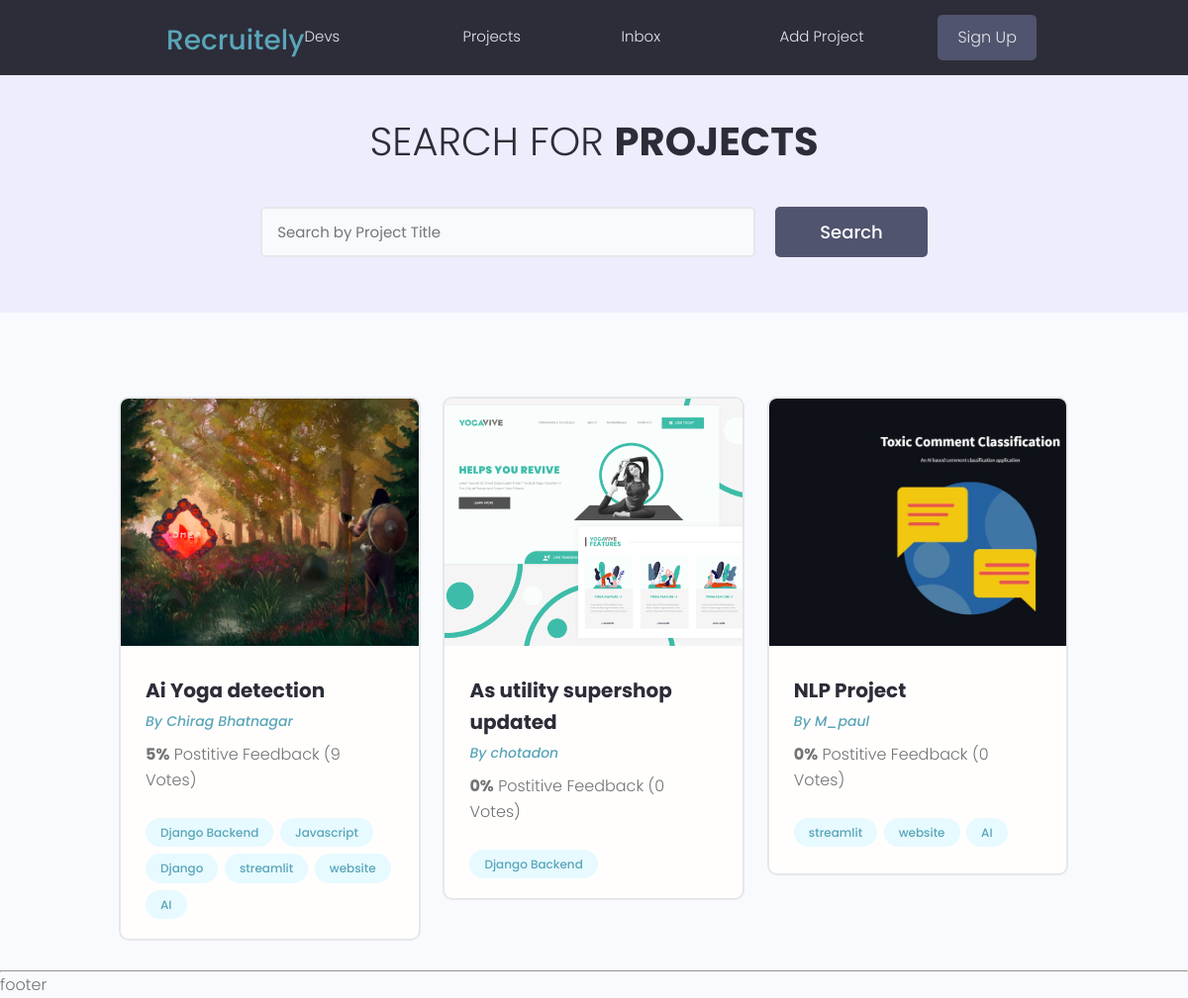
/projects/, run on the app's committed database.
### mainApp/models.py (models this page shows, shortened)
class project(models.Model):
    owner = models.ForeignKey(profile,null=True,blank=True,on_delete=models.SET_NULL)
    id = models.UUIDField(default=uuid.uuid4,primary_key=True,unique=True,editable=False)
    title = models.CharField(max_length=200)
    featured_image = models.ImageField(null=True,blank=True,default = "default.jpg" )
    description = models.TextField(null=True,blank=True)
    demo_link = models.CharField(max_length=200,null = True, blank=True)
    source_link = models.CharField(max_length=200,null = True, blank=True)
    tags = models.ManyToManyField('tag',blank=True)
    vote_ratio = models.IntegerField(default=0, null = True, blank=True)
    vote_total = models.IntegerField(default=0, null = True, blank=True)
    created = models.DateTimeField(auto_now_add=True)

class tag(models.Model):
    id = models.UUIDField(default=uuid.uuid4,primary_key=True,unique=True,editable=False)
    name = models.CharField(max_length=200)
    created = models.DateTimeField(auto_now_add=True)
    def __str__(self) -> str:
        return str(self.name)

### users/models.py (models this page shows, shortened)
class profile(models.Model):
    username = models.CharField(max_length=200,null=True,blank=True)
    id = models.UUIDField(default=uuid.uuid4,primary_key=True,unique=True,editable=False)
    user = models.OneToOneField(User,on_delete=models.CASCADE,null=True,blank=True)
    name = models.CharField(max_length=200)
    email = models.EmailField(max_length=500)
    short_intro = models.CharField(max_length=200,null=True,blank=True)
    bio = models.TextField(null=True,blank=True)
    profile_image = models.ImageField(null=True,blank=True,upload_to = 'profiles/',default = 'profiles/defaultprofile.png')
    social_github = models.CharField(max_length=200)
    social_linkedin = models.CharField(max_length=200)
    social_twitter = models.CharField(max_length=200)
    social_website= models.CharField(max_length=200)
    created = models.DateTimeField(auto_now_add=True)

### mainApp/views.py (the view)
# urls.py: path('',views.projects,name="projects"),
def projects(request):
    projectlist = pp.objects.all()
    context = {'projectlist':projectlist}
    return render(request,'mainApp/projects.html',context)

### mainApp/templates/mainApp/projects.html (shortened to what this page needs)
{% extends 'main.html' %}
{% block content %}
 <main class="projects">
    <section class="hero-section text-center">
      <div class="container container--narrow">
        <div class="hero-section__box">
          <h2>Search for <span>Projects</span></h2>
        </div>
        <div class="hero-section__search">
          <form class="form" action="#" method="get">
            <div class="form__field">
              <input class="input input--text" id="formInput#search" type="text" name="text"
                placeholder="Search by Project Title" />
            </div>
            <input class="btn btn--sub btn--lg" type="submit" value="Search" />
          </form>
        </div>
      </div>
    </section>
    <section class="projectsList">
      <div class="container">
        <div class="grid grid--three">
            {% for p in projectlist %}
                <div class="column">
                    <div class="card project">
                    <a href="{% url 'singleproject' p.id %}" class="project">
                        <img class="project__thumbnail" src="{{p.featured_image.url}}" alt="project thumbnail" />
                        <div class="card__body">
                        <h3 class="project__title">{{p.title}}</h3>
                        <p><a class="project__author" href="{% url 'singleproject' p.id %}">By {{p.owner.name}}</a></p>
                        <p class="project--rating">
                            <span style="font-weight: bold;">{{p.vote_ratio}}%</span> Postitive
                            Feedback ({{p.vote_total}} Vote{{p.vote_total|pluralize:"s"}})
                        </p>
                        <div class="project__tags">
                            {% for tag in p.tags.all %}
                                <span class="tag tag--pill tag--main">
                                <small>{{tag}}</small>
                                </span>
                            {% endfor %}
                        </div>
                        </div>
                    </a>
                    </div>
                </div>
            {% endfor %}
        </div>
      </div>
    </section>
  </main>
{% endblock content %}

### static/styles/app.css (style rules this page uses)
:root { --color-sub: #2d2d39; }
.btn--sub { background-color: var(--color-sub-light); }
.card { border: 2px solid var(--color-light); }
img { width: 100%; }
.hero-section { height: 40vh; display: flex; align-items: center; background-color: var(--color-sub); }
.hero-section__box { margin-bottom: 4rem; }
.hero-section__box > h2, .hero-section__box > h2 > span { font-size: 4rem; color: var(--color-light); line-height: 1.3; text-transform: uppercase; }
.hero-section__box > h2 { font-weight: 300; }
.hero-section__box > h2 > span { font-weight: 700; }
.hero-section__search > .form { display: flex; align-items: center; justify-content: center; gap: 2rem; }
.hero-section__search > .form input.input--text { width: 50rem; }
.project__author { font-size: 1.4rem; font-style: italic; }
.project--rating { margin-bottom: 1.6em; margin-top: .5em; }
.projects > .hero-section { background: var(--color-sub-lighter); height: 30vh; }
.projects .hero-section__box { margin-bottom: 2.5rem; }
.projects .hero-section__box > h2 { color: var(--color-sub); }
.projects .hero-section__box > h2 > span { font-weight: 700; color: var(--color-sub); }
.projectsList { margin-top: 8rem; }
.project__thumbnail { height: 25rem; object-fit: cover; object-position: top center; }
.project__title { font-size: 2rem; font-weight: 700; color: var(--color-sub); }

### static/uikit/styles/modules/_variables.css (style rules this page uses)
:root { --color-main: #5aa5b9; --color-main-light: #e6faff; --color-sub: #3f4156; --color-sub-light: #51546e; --color-sub-lighter: #ededfd; --color-text: #737373; --color-gray: #8b8b8b; --color-light: #e5e7eb; --color-light-gray: #767676; --color-bg: #f8fafd; --color-white: #fffefd; --color-white-light: #f3f3f3; --color-success: #359e64; --color-success-bg: #def8e8; --color-error: #fc4b0b; --color-error-bg: #fff2ee; --font-base: 'Poppins', arial, helvetica, 'Segoe UI', roboto, ubuntu, sans-serif; --font-monospace: 'Fira Code', 'Courier New', courier, monospace; --font-regular: 300; --font-medium: 500; --font-bold: 700; --generic-shadow: 1px 1px 5px #00000010; --generic-transition: all 0.3s ease-in-out; }

### static/uikit/styles/modules/_base.css (style rules this page uses)
* { margin: 0; padding: 0; box-sizing: border-box; text-rendering: optimizeLegibility; color: inherit; font-size: inherit; }
html { font-size: 50%; }
@media only screen and (min-width: 480px) { html { font-size: 56.25%; } }
@media only screen and (min-width: 1200px) { html { font-size: 62.5%; } }
body { line-height: 1.6; font-weight: 400; font-size: 1.5rem; color: var(--color-text); background-color: var(--color-bg); min-height: 100vh; }

### static/uikit/styles/modules/_typography.css (style rules this page uses)
* { font-family: var(--font-base); }
h2 { font-size: 3.6rem; font-weight: var(--font-bold); }
h3 { font-size: 3.2rem; font-weight: var(--font-medium); }
p, span, strong { font-size: 1.6rem; color: var(--color-text); font-weight: var(--font-regular); }
a { padding-bottom: 2px; text-decoration: none; display: inline-block; color: var(--color-main); font-weight: var(--font-medium); }

### static/uikit/styles/modules/_utilities.css (style rules this page uses)
.container { width: 92%; max-width: 165rem; margin: 0 auto; box-sizing: border-box; }
.container--narrow { width: 92%; max-width: 120rem; }
@media screen and (min-width: 1000px) { .container { width: 90%; } }
@media screen and (min-width: 1000px) { .container--narrow { width: 85%; } }
@media screen and (min-width: 1200px) { .container { width: 80%; } }
@media screen and (min-width: 1200px) { .container--narrow { width: 72%; } }
.text-center { text-align: center; }

### static/uikit/styles/modules/_button.css (style rules this page uses)
.btn { display: inline-block; position: relative; cursor: pointer; background-color: var(--color-light); font-weight: var(--font-medium); color: var(--color-sub); text-decoration: none; padding: 1rem 2rem; border-radius: 0.5rem; border: none; width: -webkit-fit-content; width: -moz-fit-content; width: fit-content; height: -webkit-fit-content; height: -moz-fit-content; height: fit-content; font-size: 1.6rem; outline-width: 0; outline-color: transparent; -webkit-backface-visibility: hidden; backface-visibility: hidden; transition: all 0.3s ease-in-out; }
.btn--sub { background-color: var(--color-sub); color: var(--color-white); }
.btn--lg { font-size: 1.8rem; padding: 1.2rem 4.5rem; }

### static/uikit/styles/modules/_card.css (style rules this page uses)
.card { border-radius: 1rem; background-color: var(--color-white); border: 1.5px solid var(--color-light); width: auto; height: auto; margin-top: 0.5rem; margin-bottom: 0.5rem; overflow: hidden; }
.card__body, .card__header { padding: 2rem 2.5rem; }

### data on the page
project: featured_image (picture), title "Ai Yoga detection", owner.name "Chirag Bhatnagar", vote_ratio "5", vote_total "9"
tag: name "Django Backend"
tag: name "Javascript"
tag: name "Django"
tag: name "streamlit"
tag: name "website"
tag: name "AI"
project: featured_image (picture), title "As utility supershop updated", owner.name "chotadon", vote_ratio "0", vote_total "0"
project: featured_image (picture), title "NLP Project", owner.name "M_paul", vote_ratio "0", vote_total "0"
